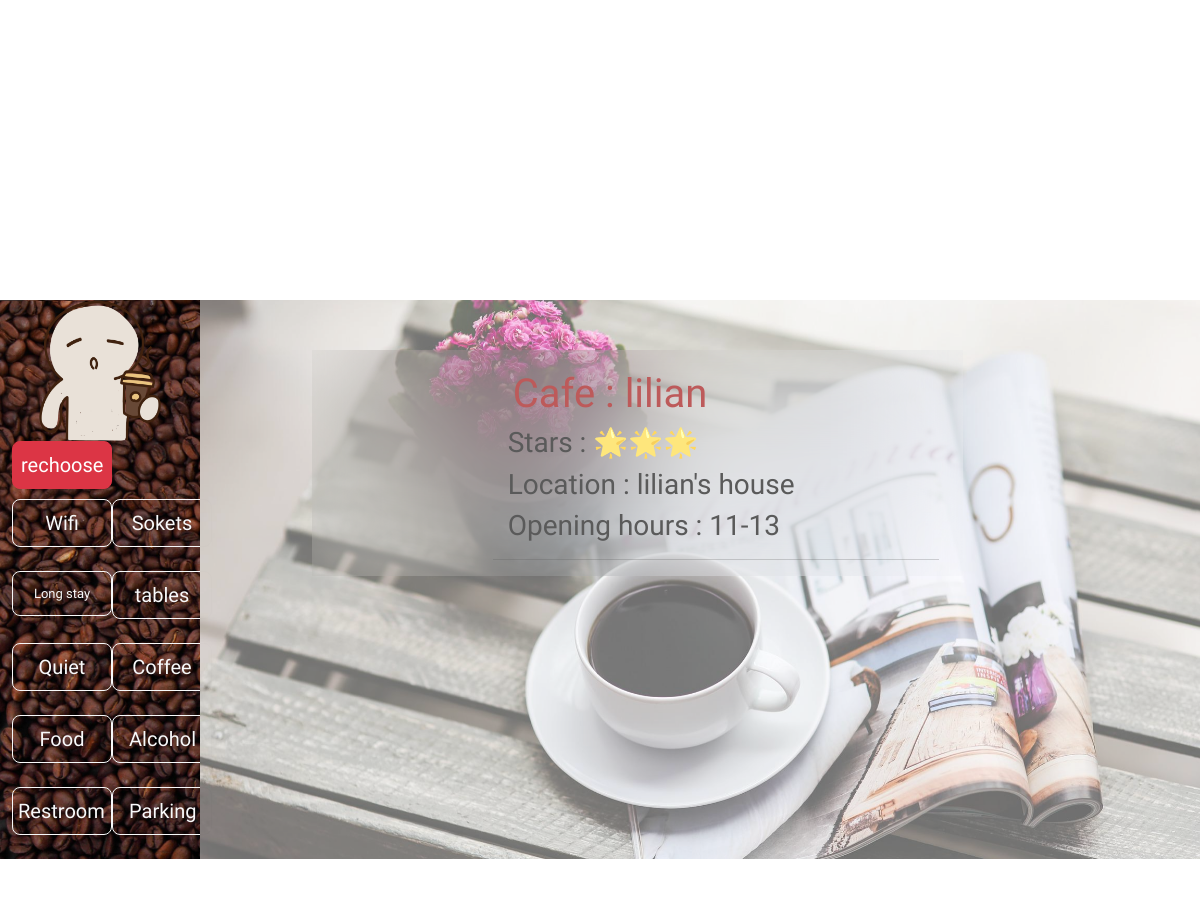
Before: / (middle part) with the older database file.
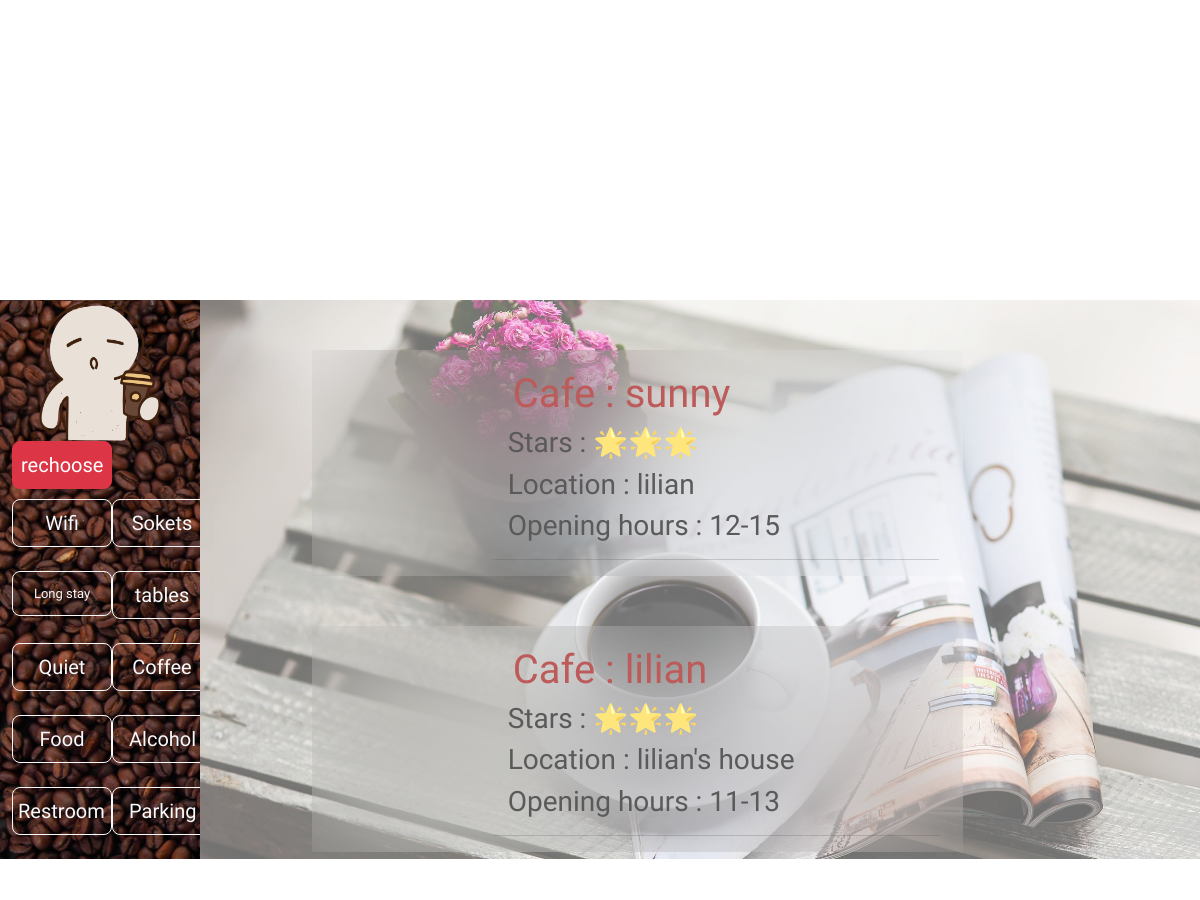
After: the same page with the newer database file.
### main.py (models this page shows)
class post(db.Model):
    __tablename__ = 'all_posts'
    id = db.Column(db.Integer,primary_key = True)
    user_id = db.Column(db.Integer, db.ForeignKey('all_users.id'))
    name = db.Column(db.String(1000),nullable=True)
    location = db.Column(db.String(1000),nullable=True)
    stars = db.Column(db.String(1000))
    opening_hours = db.Column(db.String(1000),nullable=True)
    wifi = db.Column(db.String)
    sockets = db.Column(db.String)
    long_stay = db.Column(db.String)
    tables = db.Column(db.String)
    quiet = db.Column(db.String)
    coffee = db.Column(db.String)
    food = db.Column(db.String)
    alcohol = db.Column(db.String)
    restroom = db.Column(db.String)
    parking = db.Column(db.String)
    posts_count = db.Column(db.Integer)
    user_post = relationship('users',back_populates='posts')
    comment_post = relationship('comment',back_populates='blog')

### main.py (the view)
@app.route('/',methods=['POST','GET'])
def home():
    if request.method == 'POST':
        if request.form.get('rechoose') == 'yes':
            pressed_btn.clear()
            posts = reversed(post.query.order_by(post.stars).all())
            for a in db.session.query(post).all():
                a.posts_count = 0
                db.session.commit()
        elif request.form.get(list(request.values.keys())[0])== 'yes':
            if list(request.values.keys())[0] not in pressed_btn:
                pressed_btn.append(list(request.values.keys())[0])
                if list(request.values.keys())[0] == 'wifi':
                    items1 = post.query.filter_by(wifi='yes').all()
                    for a in items1:
                        if not(a.posts_count):
                            a.posts_count = 0
                        a.posts_count += 1
                        db.session.commit()
                elif list(request.values.keys())[0] == 'sockets':
                    items1 = post.query.filter_by(sockets='yes').all()
                    for a in items1:
                        if not(a.posts_count):
                            a.posts_count = 0
                        a.posts_count += 1
                        db.session.commit()
                elif list(request.values.keys())[0] == 'tables':
                    items1 = post.query.filter_by(tables='yes').all()
                    for a in items1:
                        if not(a.posts_count):
                            a.posts_count = 0
                        a.posts_count += 1
                        db.session.commit()
                elif list(request.values.keys())[0] == 'food':
                    items1 = post.query.filter_by(food='yes').all()
                    for a in items1:
                        if not(a.posts_count):
                            a.posts_count = 0
                        a.posts_count += 1
                        db.session.commit()
                elif list(request.values.keys())[0] == 'long_stay':
                    items1 = post.query.filter_by(long_stay='yes').all()
                    for a in items1:
                        if not(a.posts_count):
                            a.posts_count = 0
                        a.posts_count += 1
                        db.session.commit()
                elif list(request.values.keys())[0] == 'quiet':
                    items1 = post.query.filter_by(quiet='yes').all()
                    for a in items1:
                        if not(a.posts_count):
                            a.posts_count = 0
                        a.posts_count += 1
                        db.session.commit()
                elif list(request.values.keys())[0] == 'coffee':
                    items1 = post.query.filter_by(coffee='yes').all()
                    for a in items1:
                        if not(a.posts_count):
                            a.posts_count = 0
                        a.posts_count += 1
                        db.session.commit()
                elif list(request.values.keys())[0] == 'alcohol':
                    items1 = post.query.filter_by(alcohol='yes').all()
                    for a in items1:
                        if not(a.posts_count):
                            a.posts_count = 0
                        a.posts_count += 1
                        db.session.commit()
                elif list(request.values.keys())[0] == 'restroom':
                    items1 = post.query.filter_by(restroom='yes').all()
                    for a in items1:
                        if not(a.posts_count):
                            a.posts_count = 0
                        a.posts_count += 1
                        db.session.commit()
                elif list(request.values.keys())[0] == 'parking':
                    items1 = post.query.filter_by(parking='yes').all()
                    for a in items1:
                        if not(a.posts_count):
                            a.posts_count = 0
                        a.posts_count += 1
                        db.session.commit()
            posts = reversed(post.query.order_by(post.posts_count,post.stars).all())
    else:
        posts = reversed(post.query.order_by(post.stars).all())
    return render_template('index.html',user=current_user.is_authenticated,cafes=posts,pressed_btn = pressed_btn)

### templates/index.html (shortened to what this page needs)
<!DOCTYPE html>
<html lang="en">
<head>
    <link rel="stylesheet" href="../static/style.css">
    <link href="https://cdn.jsdelivr.net/npm/bootstrap@5.2.0/dist/css/bootstrap.min.css" rel="stylesheet">
</head>
<body>
    <div style="height:500px;"></div>
    <div class="container-fluid">
            <div class="row">
        <div id="preference" class="col-lg-2 col-sm-2 col-xs-2 " style="text-align:center;background-image:url('../static/img/preference-bg-1.jpg');background-repeat:no-repeat;background-position:left;background-size:cover;">
                <img class='choice-stiker' src="../static/img/office-worker.png" style="width:80%;;">
                <form action="{{url_for('home', _anchor='preference')}}" method="post">
                      <div class="row">
                        <div class="col-xl-6 col-lg-12 col-sm-12" >
                            <button name="rechoose" value="yes" class="btn btn-lg btn-danger" style="padding-left:8px;margin-bottom:10px;">rechoose</button>
                        </div>
                    </div>
                     <div class="row">
                    <div class="col-xl-6 col-lg-12 col-sm-12">
                        <button name="wifi" value="yes" class="btn btn-lg btn-outline-light">Wifi</button>
                    </div>
                    <div class="col-xl-6 col-lg-12 col-sm-12" >
                        <button name="sockets" value="yes" class="btn btn-lg btn-outline-light">Sokets</button>
                    </div>
                </div>
                <br>
                <div class="row">
                    <div class="col-xl-6 col-lg-12 col-sm-12" >
                        <button name="long_stay" value="yes" class="btn btn-lg btn-outline-light" style="font-size:13px;padding-top:12px;padding-bottom:12px;">Long stay</button>
                    </div>
                    <div class="col-xl-6 col-lg-12 col-sm-12" >
                        <button name="tables" value="yes" class="btn btn-lg btn-outline-light">tables</button>
                    </div>
                </div>
                <br>
                <div class="row">
                    <div class="col-xl-6 col-lg-12 col-sm-12" >
                        <button name="quiet" value="yes" class="btn btn-lg btn-outline-light">Quiet</button>
                    </div>
                    <div class="col-xl-6 col-lg-12 col-sm-12" >
                        <button name="coffee" value="yes" class="btn btn-lg btn-outline-light">Coffee</button>
                    </div>
                </div>
                <br>
                <div class="row">
                    <div class="col-xl-6 col-lg-12 col-sm-12" >
                        <button name="food" value="yes" class="btn btn-lg btn-outline-light">Food</button>
                    </div>
                    <div class="col-xl-6 col-lg-12 col-sm-12" >
                        <button name="alcohol" value="yes" class="btn btn-lg btn-outline-light">Alcohol</button>
                    </div>
                </div>
                <br>
                <div class="row">
                    <div class="col-xl-6 col-lg-12 col-sm-12" >
                        <button name="restroom" value="yes" class="btn btn-lg btn-outline-light"  style="padding-left:5px;">Restroom</button>
                    </div>
                    <div class="col-xl-6 col-lg-12 col-sm-12" >
                        <button name="parking" value="yes" class="btn btn-lg btn-outline-light">Parking</button>
                    </div>
                </div>
                </form>
            <br>
            </div>
        <div class='col-lg-10 col-sm-10 col-xs-10' id="cafes" style="background-image:url('../static/img/coffee-bg.jpg');opacity:0.65;background-repeat:no-repeat;background-position:left;background-size:cover;">
           <div class="container-fluid">
               <div class="row" id="items">
                    {% if cafes:%}
                    {% for cafe in cafes: %}
                    <div class="col-lg-8 col-sm-10" style="margin-left:100px;margin-top:50px;backdrop-filter:blur(60px);">
                        <div class="container-fluid">
                            <div class="row">
                            <div class="col-lg-2 col-sm-1">
                            </div>
                             <div class="col-lg-1"></div>
                            <div class="col-lg-9 col-sm-11">
                                <h1 style="font-size:40px;padding-left:20px;padding-top:20px;"><a style='text-decoration:None;color:#990000' href="{{url_for('post_cafe',cafe_= cafe.id)}}">Cafe : {{cafe.name}}</a></h1>
                                <h3 style="margin-left:15px;">Stars : {{cafe.stars}}</h3>
                                <h3 style="margin-left:15px;">Location : {{cafe.location}}</h3>
                                <h3 style="margin-left:15px;">Opening hours : {{cafe.opening_hours}}</h3>
                                <hr>
                            </div>
                        </div>
                        </div>
                    </div>
                    {% endfor %}
                    {% endif %}
            </div>
           </div>
        </div>
    </div>
    </div>
    <div style="height:500px;"></div>
<script src="https://cdn.jsdelivr.net/npm/bootstrap@5.2.0/dist/js/bootstrap.bundle.min.js"></script></body>
</html>

### static/style.css (style rules this page uses)
.btn { width:100px; }
.choice-stiker { padding:30px 0 50px 50px }
#preference { font-family: 'Merienda', cursive; }
#items { font-family: 'Amatic SC', cursive;font-size:80px;color:black }
@media (min-width:1200px) { .choice-stiker { width:120px;padding:30px 0 50px 50px } }
@media (max-width:1200px) { .choice-stiker { width:80px;padding:0px } }

Changed rows visible on the page:
added post: name "sunny", stars "🌟🌟🌟", location "lilian", opening_hours "12-15"
